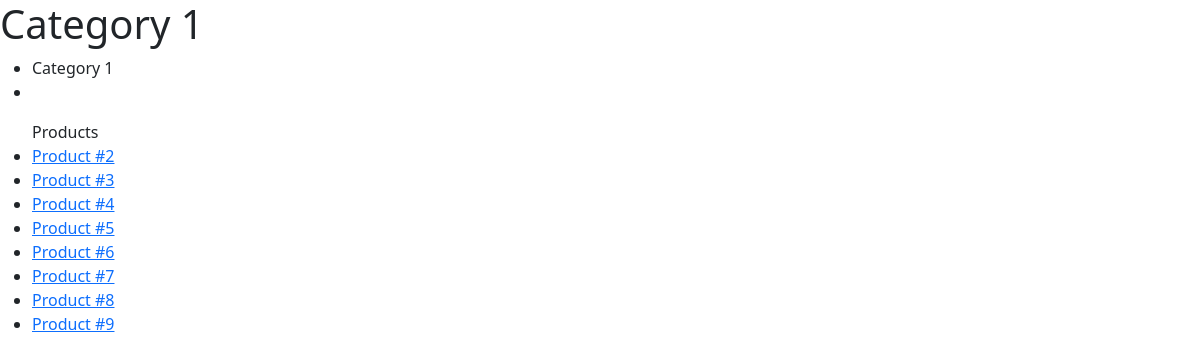
/category_detail/slug-1/, run on an earlier commit of the app's database.
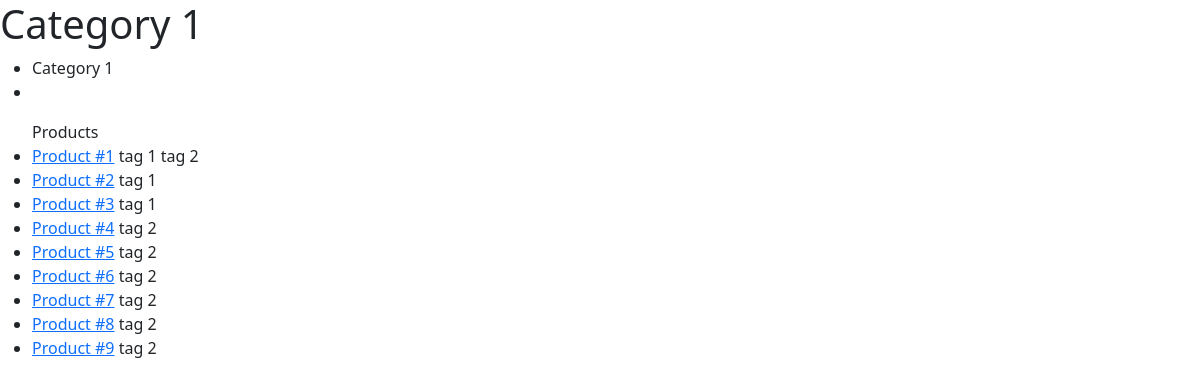
And on a later commit of the database.
### first_app/models.py (models this page shows, shortened)
class Category(models.Model):
    title = models.CharField(max_length=50)
    slug = models.SlugField(max_length=50, unique=True, db_index=True)
    description = models.TextField(blank=True)
    is_active = models.BooleanField(default=True)

class Product(models.Model):
    title = models.CharField(max_length=100)
    slug = models.SlugField(max_length=100, unique=True, db_index=True)
    description = models.TextField(blank=True)
    category = models.ForeignKey(Category, on_delete=models.CASCADE)
    price = models.FloatField()
    created_at = models.DateTimeField(auto_now_add=True)
    updated_at = models.DateTimeField(auto_now=True)
    is_active = models.BooleanField(default=True)
    tags = models.ManyToManyField('ProductTag', blank=True, related_name='tags')
    one_to_one = models.OneToOneField(
        'SomeEntity',
        on_delete=models.SET_NULL,
        null=True,
        related_name='one_to_one',
    )
    objects = models.Manager()
    active_objects = ActiveProductsManager()
    def get_absolute_url(self):
        return reverse('first_app:product_detail', kwargs={'product_slug': self.slug})

class ProductTag(models.Model):
    title = models.CharField(max_length=50, unique=True)
    slug = models.SlugField(max_length=100, unique=True, db_index=True)

### first_app/views.py (the view)
def category_detail(request, category_slug):
    category = get_object_or_404(Category, slug=category_slug)
    context = {
        'category': get_object_or_404(Category, slug=category_slug),
        'products': Category.objects.get(slug=category_slug).product_set.all(),
        'active_products': Product.active_objects.filter(category=category),
    }
    return render(request, 'first_app/category.html', context)

### first_app/models.py (called while the page is built)
    def get_queryset(self):
        return super().get_queryset().filter(is_active=True)

### templates/first_app/category.html (shortened to what this page needs)
{% extends 'base.html' %}
{% block content %}
  <ul>
  <li>{{ category.title }}</li>
  <li>{{ category.description }}</li>
  </ul>
  {% if products %}
  	<ul>Products
    {% for product in active_products %}
    	<li>
        <a href="{{ product.get_absolute_url }}">{{ product.title }}</a>
        {% if product.tags %}
          {% with  product.tags.all as tags %}
            {% for tag in tags %}
              {{ tag.title }}
            {% endfor %}
          {% endwith %}
        {% endif %}
      </li>
    {% endfor %}
    </ul>
  {% endif %}
{% endblock %}

### templates/base.html (shortened to what this page needs)
{% load static %}
<!doctype html>
<html lang="ru">
<head>
  <link rel="stylesheet" href="{% static 'css/bootstrap.min.css' %}">
  <link rel="stylesheet" href="{% static 'css/style.css' %}">
</head>
<body>
<h1>{% block page_header %}{% endblock %}</h1>
{% block content %}
{% endblock %}
</body>
</html>

What changed in the data, as far as the page shows it:
now on this page (row edited): Product: title "Product #1"
added ProductTag: title "tag 1"
added ProductTag: title "tag 2"
